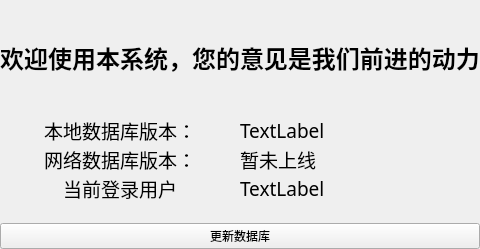
               <widget class="QWidget" name="page_Home">
                <layout class="QHBoxLayout" name="horizontalLayout_6">
                 <property name="spacing">
                  <number>0</number>
                 </property>
                 <property name="leftMargin">
                  <number>0</number>
                 </property>
                 <property name="topMargin">
                  <number>0</number>
                 </property>
                 <property name="rightMargin">
                  <number>0</number>
                 </property>
                 <property name="bottomMargin">
                  <number>0</number>
                 </property>
                 <item>
                  <layout class="QGridLayout" name="gridLayout">
                   <item row="4" column="0">
                    <widget class="QLabel" name="label_4">
                     <property name="font">
                      <font>
                       <family>微软雅黑</family>
                       <pointsize>14</pointsize>
                      </font>
                     </property>
                     <property name="text">
                      <string>&lt;html&gt;&lt;head/&gt;&lt;body&gt;&lt;p align=&quot;center&quot;&gt;网络数据库版本：&lt;/p&gt;&lt;/body&gt;&lt;/html&gt;</string>
                     </property>
                    </widget>
                   </item>
                   <item row="2" column="0">
                    <spacer name="verticalSpacer_3">
                     <property name="orientation">
                      <enum>Qt::Vertical</enum>
                     </property>
                     <property name="sizeHint" stdset="0">
                      <size>
                       <width>20</width>
                       <height>40</height>
                      </size>
                     </property>
                    </spacer>
                   </item>
                   <item row="0" column="0">
                    <spacer name="verticalSpacer_2">
                     <property name="orientation">
                      <enum>Qt::Vertical</enum>
                     </property>
                     <property name="sizeHint" stdset="0">
                      <size>
                       <width>20</width>
                       <height>40</height>
                      </size>
                     </property>
                    </spacer>
                   </item>
                   <item row="6" column="0">
                    <spacer name="verticalSpacer">
                     <property name="orientation">
                      <enum>Qt::Vertical</enum>
                     </property>
                     <property name="sizeHint" stdset="0">
                      <size>
                       <width>20</width>
                       <height>20</height>
                      </size>
                     </property>
                    </spacer>
                   </item>
                   <item row="1" column="0" colspan="2">
                    <widget class="QLabel" name="label">
                     <property name="font">
                      <font>
                       <family>微软雅黑</family>
                      </font>
                     </property>
                     <property name="text">
                      <string>&lt;html&gt;&lt;head/&gt;&lt;body&gt;&lt;p align=&quot;center&quot;&gt;&lt;span style=&quot; font-size:18pt; font-weight:600;&quot;&gt;欢迎使用本系统，您的意见是我们前进的动力&lt;/span&gt;&lt;/p&gt;&lt;/body&gt;&lt;/html&gt;</string>
                     </property>
                    </widget>
                   </item>
                   <item row="4" column="1">
                    <widget class="QLabel" name="label_OnlineDB_V">
                     <property name="font">
                      <font>
                       <family>微软雅黑</family>
                       <pointsize>14</pointsize>
                      </font>
                     </property>
                     <property name="text">
                      <string>暂未上线</string>
                     </property>
                    </widget>
                   </item>
                   <item row="3" column="0">
                    <widget class="QLabel" name="label_2">
                     <property name="font">
                      <font>
                       <family>微软雅黑</family>
                       <pointsize>14</pointsize>
                      </font>
                     </property>
                     <property name="text">
                      <string>&lt;html&gt;&lt;head/&gt;&lt;body&gt;&lt;p align=&quot;center&quot;&gt;本地数据库版本：&lt;/p&gt;&lt;/body&gt;&lt;/html&gt;</string>
                     </property>
                    </widget>
                   </item>
                   <item row="3" column="1">
                    <widget class="QLabel" name="label_LocalDB_V">
                     <property name="font">
                      <font>
                       <family>微软雅黑</family>
                       <pointsize>14</pointsize>
                      </font>
                     </property>
                     <property name="text">
                      <string>TextLabel</string>
                     </property>
                    </widget>
                   </item>
                   <item row="5" column="0">
                    <widget class="QLabel" name="label_6">
                     <property name="font">
                      <font>
                       <family>微软雅黑</family>
                       <pointsize>14</pointsize>
                      </font>
                     </property>
                     <property name="text">
                      <string>&lt;html&gt;&lt;head/&gt;&lt;body&gt;&lt;p align=&quot;center&quot;&gt;当前登录用户&lt;/p&gt;&lt;/body&gt;&lt;/html&gt;</string>
                     </property>
                    </widget>
                   </item>
                   <item row="5" column="1">
                    <widget class="QLabel" name="label_UserName">
                     <property name="font">
                      <font>
                       <family>微软雅黑</family>
                       <pointsize>14</pointsize>
                      </font>
                     </property>
                     <property name="text">
                      <string>TextLabel</string>
                     </property>
                    </widget>
                   </item>
                   <item row="7" column="0" colspan="2">
                    <widget class="QPushButton" name="pushButton_Export">
                     <property name="text">
                      <string>更新数据库</string>
                     </property>
                    </widget>
                   </item>
                  </layout>
                 </item>
                </layout>
               </widget>
